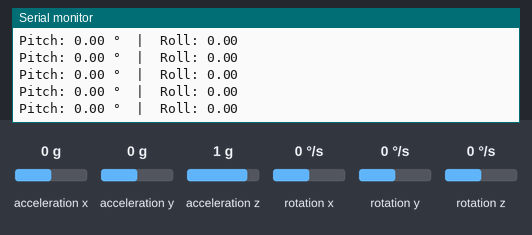
Recording of a sketch running on a simulated Arduino Uno, built with avr-gcc and run on an emulated ATmega328P. Parts: the last lines printed to the serial monitor. The test bench sets the inputs (shaded band); at power-on: rotation x 0 °/s, rotation y 0 °/s, acceleration x 0 g, acceleration y 0 g, acceleration z 1 g, rotation z 0 °/s.

Above: at 1.2 s.
1.3 s: rotation x set to -192 °/s
At 1.9 s:
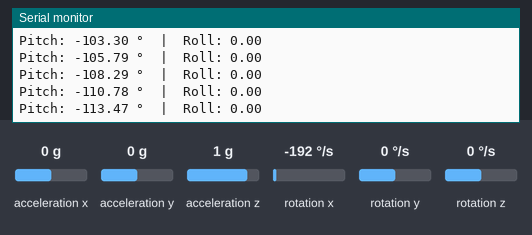
4.3 s: rotation y set to -100 °/s
At 5.0 s:
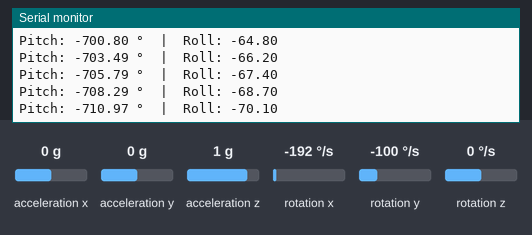
7.3 s: rotation x set to -100 °/s
At 7.8 s:
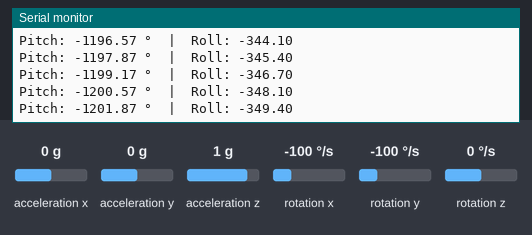
10.3 s: rotation x set to 192 °/s
At 11.2 s:
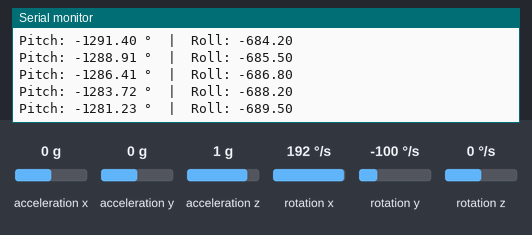
Timing chart, 0 to 13.3 s (numbered marks = the images above; inputs shaded):
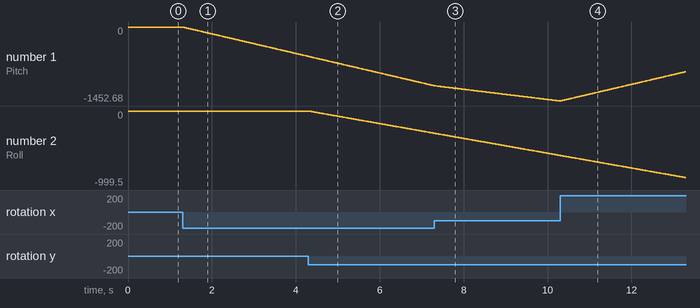

Measured:
- after the input at 1.3 s, the serial monitor: prints a new line at once (image 1)
- plotted number 1: 0 → -576.38 after the input at 1.3 s

The sketch:

Pitchroll_giro.ino
```cpp
/*
 * PROYECTO: Pitch y roll usando solo giroscopio
 * PARTICIPANTES:

* - Diego Guillermo Guardado Viramontes
* - Axel Perea Pinedo
* - Valeria Carrillo Hernández
 */

#include <Wire.h>
#include <MPU6050.h>

MPU6050 mpu;

int16_t gx, gy, gz;

float pitch = 0.0;
float roll  = 0.0;

unsigned long tiempoAnterior = 0;

void setup() {
  Serial.begin(115200);
  Wire.begin();
  mpu.initialize();

  if (mpu.testConnection()) {
    Serial.println("MPU6050 listo");
  } else {
    Serial.println("Error al inicializar");
  }

  tiempoAnterior = millis();
}

void loop() {
  // Leer solo giroscopio
  mpu.getRotation(&gx, &gy, &gz);

  // Normalizar a °/s (±250°/s → 131 LSB/°/s)
  float gxf = gx / 131.0;
  float gyf = gy / 131.0;

  // Calcular delta de tiempo en segundos
  unsigned long tiempoActual = millis();
  float dt = (tiempoActual - tiempoAnterior) / 1000.0;
  tiempoAnterior = tiempoActual;

  // Integrar velocidad angular para obtener ángulo
  pitch += gxf * dt;
  roll  += gyf * dt;

  Serial.print("Pitch: "); Serial.print(pitch, 2);
  Serial.print(" °  |  Roll: "); Serial.println(roll, 2);

  delay(10);
}
```
